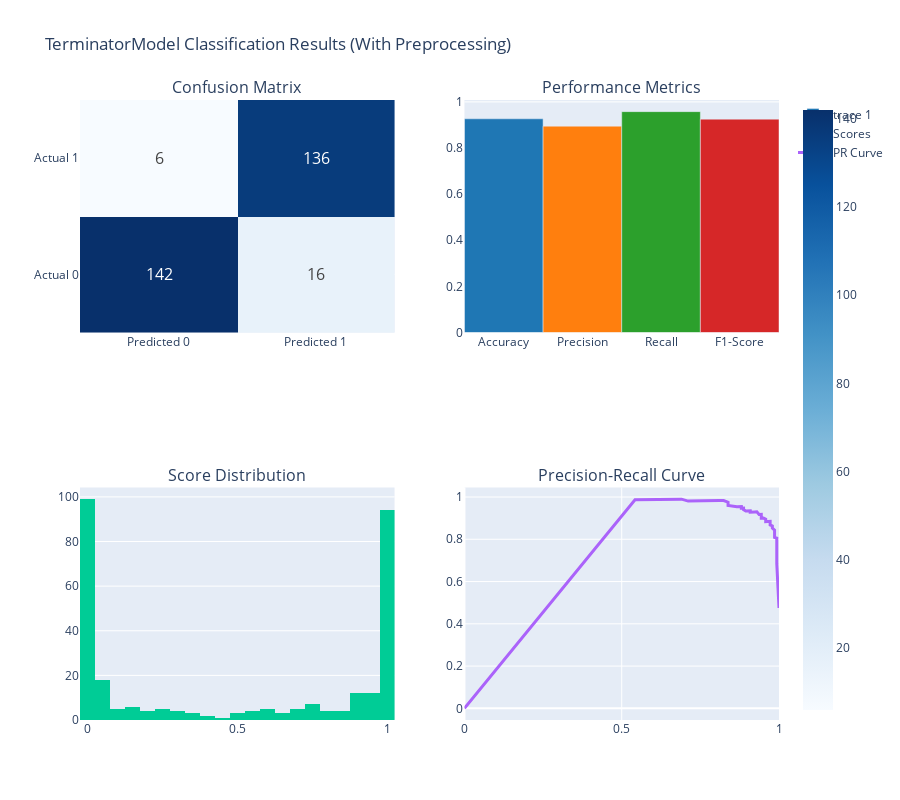

The cell this chart's notebook holds for it:
### Markdown cell above
## 9. Scenario 2: With Preprocessing Model

We now apply a preprocessing model that consumes `input` and `context`, projects them to a common space, combines, and outputs a processed representation that `TerminatorModel` then uses. We'll feed inputs as a dictionary to leverage universal input handling.

### Code cell
# Build a preprocessing model that works with TerminatorModel's standardized input format
# TerminatorModel converts list inputs to {'input_0': input, 'input_1': context}
from keras import Input, Model

print("🧩 Building preprocessing model...")

# Input layers - using the standardized format that TerminatorModel provides
inp_0 = Input(shape=(input_dim,), name='input_0')  # This will be the input features
inp_1 = Input(shape=(context_dim,), name='input_1')  # This will be the context features

# Process each input
h1 = layers.Dense(64, activation='relu', name='preproc_dense1')(inp_0)
h1 = layers.Dropout(0.1)(h1)
h2 = layers.Dense(32, activation='relu', name='preproc_dense2')(inp_1)
h2 = layers.Dropout(0.1)(h2)

# Combine and process
combined = layers.Concatenate(name='preproc_concat')([h1, h2])
combined = layers.Dense(64, activation='relu', name='preproc_dense3')(combined)
combined = layers.Dropout(0.1)(combined)
processed = layers.Dense(input_dim, activation='linear', name='processed')(combined)

# Create preprocessing model with the standardized input format
preproc_model = Model(
    inputs={'input_0': inp_0, 'input_1': inp_1}, 
    outputs=processed, 
    name='terminator_preproc'
)

# Test the preprocessing model with the standardized format
print("Testing preprocessing model...")
test_inp = np.random.randn(1, input_dim).astype(np.float32)
test_ctx = np.random.randn(1, context_dim).astype(np.float32)
test_out = preproc_model({'input_0': test_inp, 'input_1': test_ctx})
print(f"Preprocessing model output shape: {test_out.shape}, expected: (1, {input_dim})")
assert test_out.shape[1] == input_dim, f"Preprocessing output shape mismatch!"

# Model with preprocessing
model_cls_preproc = TerminatorModel(
    input_dim=input_dim,
    context_dim=context_dim,
    output_dim=1,
    hidden_dim=64,
    num_layers=2,
    num_blocks=3,
    slow_network_layers=3,
    slow_network_units=128,
    preprocessing_model=preproc_model,
    name='terminator_demo_cls_preproc'
)

model_cls_preproc.compile(
    optimizer=keras.optimizers.Adam(1e-3),
    loss='binary_crossentropy',
    metrics=[
        keras.metrics.BinaryAccuracy(name='accuracy'),
        keras.metrics.Precision(name='precision'),
        keras.metrics.Recall(name='recall'),
        keras.metrics.AUC(name='auc')
    ]
)

print("🚀 Training classification model with preprocessing...")

# Test the model with preprocessing first
print("Testing model with preprocessing...")
# Use list format since that's what TerminatorModel expects
test_output = model_cls_preproc([X_input_train[:1], X_context_train[:1]])
print(f"Model with preprocessing test output shape: {test_output.shape}")

# Train with list format (which works with the preprocessing model)
print("Training with list inputs...")
history_cls_preproc = model_cls_preproc.fit(
    [X_input_train, X_context_train], y_train_cls,
    validation_data=([X_input_val, X_context_val], y_val_cls),
    epochs=30,
    batch_size=64,
    callbacks=cls_callbacks,
    verbose=1
)

print("✅ Training with preprocessing completed!")

# Evaluate and visualize (use list format consistently)
loss_p, acc_p, prec_p, rec_p, auc_p = model_cls_preproc.evaluate(
    [X_input_test, X_context_test], y_test_cls, verbose=0
)
y_pred_proba_cls_p = model_cls_preproc.predict(
    [X_input_test, X_context_test], verbose=0
).flatten()

print(f"Test (preproc) -> loss {loss_p:.4f}, acc {acc_p:.4f}, prec {prec_p:.4f}, recall {rec_p:.4f}, auc {auc_p:.4f}")

y_pred_cls_p = (y_pred_proba_cls_p > 0.5).astype(np.int32)

fig_cls_p = KerasFactoryPlotter.create_comprehensive_plot(
    'classification',
    y_true=y_test_cls,
    y_pred=y_pred_cls_p,
    y_scores=y_pred_proba_cls_p,
    title="TerminatorModel Classification Results (With Preprocessing)"
)
fig_cls_p.show()
print("✅ Classification visualizations with preprocessing created!")

### Figure 1 — Plotly figure (JSON) as saved in the notebook; plotly's stock layout.template omitted (floating-point values rounded to 4 significant figures; data arrays with more than 128 entries replaced by an {"elided": "..."} marker saying what was removed)
{"data": [{"colorscale": [[0, "rgb(247,251,255)"], [0.125, "rgb(222,235,247)"], [0.25, "rgb(198,219,239)"], [0.375, "rgb(158,202,225)"], [0.5, "rgb(107,174,214)"], [0.625, "rgb(66,146,198)"], [0.75, "rgb(33,113,181)"], [0.875, "rgb(8,81,156)"], [1, "rgb(8,48,107)"]], "text": [[142, 16], [6, 136]], "textfont": {"size": 16}, "texttemplate": "%{text}", "type": "heatmap", "x": ["Predicted 0", "Predicted 1"], "xaxis": "x", "y": ["Actual 0", "Actual 1"], "yaxis": "y", "z": [[142, 16], [6, 136]]}, {"marker": {"color": ["#1f77b4", "#ff7f0e", "#2ca02c", "#d62728"]}, "type": "bar", "x": ["Accuracy", "Precision", "Recall", "F1-Score"], "xaxis": "x2", "y": [0.9267, 0.8947, 0.9577, 0.9252], "yaxis": "y2"}, {"name": "Scores", "nbinsx": 30, "type": "histogram", "x": {"elided": "300 float values"}, "xaxis": "x3", "yaxis": "y3"}, {"line": {"width": 3}, "mode": "lines", "name": "PR Curve", "type": "scatter", "x": [1, 0.993, 0.993, 0.993, 0.993, 0.993, 0.993, 0.993, 0.993, 0.993, 0.993, 0.993, 0.993, 0.993, 0.993, 0.9859, 0.9859, 0.9859, 0.9859, 0.9859, 0.9859, 0.9859, 0.9859, 0.9859, 0.9859, 0.9859, 0.9859, 0.9789, 0.9789, 0.9789, 0.9789, 0.9789, 0.9718, 0.9718, 0.9718, 0.9718, 0.9718, 0.9718, 0.9718, 0.9718, 0.9648, 0.9577, 0.9577, 0.9577, 0.9577, 0.9577, 0.9577, 0.9577, 0.9577, 0.9577, 0.9577, 0.9577, 0.9507, 0.9507, 0.9507, 0.9437, 0.9437, 0.9437, 0.9437, 0.9437, 0.9366, 0.9296, 0.9225, 0.9225, 0.9225, 0.9155, 0.9085, 0.9085, 0.8944, 0.8873, 0.8873, 0.8873, 0.8873, 0.8873, 0.8803, 0.8803, 0.8662, 0.8451, 0.838, 0.838, 0.838, 0.838, 0.838, 0.838, 0.8239, 0.8239, 0.8239, 0.8099, 0.7887, 0.7746, 0.7465, 0.7394, 0.7254, 0.7183, 0.7113, 0.6901, 0.6549, 0.6338, 0.5423, 0], "xaxis": "x4", "y": [0.4749, 0.6468, 0.6845, 0.7231, 0.7344, 0.75, 0.7622, 0.7705, 0.7747, 0.7833, 0.7833, 0.7877, 0.7921, 0.8011, 0.8057, 0.8092, 0.814, 0.814, 0.8187, 0.8235, 0.8284, 0.8284, 0.8333, 0.8383, 0.8383, 0.8434, 0.8434, 0.8528, 0.8528, 0.8528, 0.8528, 0.8634, 0.8679, 0.8734, 0.8734, 0.879, 0.879, 0.8846, 0.8846, 0.8846, 0.8839, 0.8831, 0.8831, 0.8831, 0.8831, 0.8889, 0.8889, 0.8889, 0.8947, 0.8947, 0.8947, 0.8947, 0.9, 0.9, 0.9, 0.8993, 0.9116, 0.9178, 0.9178, 0.9178, 0.9172, 0.9296, 0.9291, 0.9291, 0.9291, 0.9286, 0.9281, 0.9348, 0.9338, 0.9403, 0.9403, 0.9474, 0.9474, 0.9474, 0.947, 0.9542, 0.9535, 0.96, 0.9597, 0.9754, 0.9754, 0.9754, 0.9754, 0.9754, 0.9832, 0.9832, 0.9832, 0.9829, 0.9825, 0.9821, 0.9815, 0.9813, 0.981, 0.9808, 0.9806, 0.9899, 0.9894, 0.989, 0.9872, 0], "yaxis": "y4"}], "layout": {"annotations": [{"font": {"size": 16}, "showarrow": false, "text": "Confusion Matrix", "x": 0.225, "xanchor": "center", "xref": "paper", "y": 1, "yanchor": "bottom", "yref": "paper"}, {"font": {"size": 16}, "showarrow": false, "text": "Performance Metrics", "x": 0.775, "xanchor": "center", "xref": "paper", "y": 1, "yanchor": "bottom", "yref": "paper"}, {"font": {"size": 16}, "showarrow": false, "text": "Score Distribution", "x": 0.225, "xanchor": "center", "xref": "paper", "y": 0.375, "yanchor": "bottom", "yref": "paper"}, {"font": {"size": 16}, "showarrow": false, "text": "Precision-Recall Curve", "x": 0.775, "xanchor": "center", "xref": "paper", "y": 0.375, "yanchor": "bottom", "yref": "paper"}], "height": 800, "showlegend": true, "title": {"text": "TerminatorModel Classification Results (With Preprocessing)"}, "xaxis": {"anchor": "y", "domain": [0, 0.45]}, "xaxis2": {"anchor": "y2", "domain": [0.55, 1]}, "xaxis3": {"anchor": "y3", "domain": [0, 0.45]}, "xaxis4": {"anchor": "y4", "domain": [0.55, 1]}, "yaxis": {"anchor": "x", "domain": [0.625, 1]}, "yaxis2": {"anchor": "x2", "domain": [0.625, 1]}, "yaxis3": {"anchor": "x3", "domain": [0, 0.375]}, "yaxis4": {"anchor": "x4", "domain": [0, 0.375]}}}
